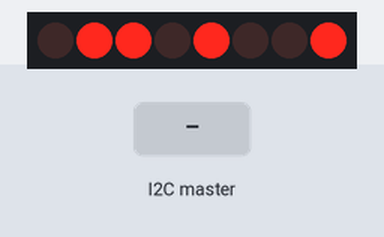
A sketch run on a simulated Arduino Uno, built with avr-gcc and run on an emulated ATmega328P. On the bench: 8 shift-register outputs drawn as a row of LEDs (first output left, lit = HIGH). Wiring (inferred from the names in the program): shift register (74HC595): data pin 11; shift clock pin 13; latch pin 10. Wiring (inferred from the signals the program sends): row of LEDs: on Q0, Q1, Q2, Q3, Q4, Q5, Q6, Q7. The test bench sets the inputs (shaded band).

Above: at 1.2 s.
1.3 s: the I2C master sends the byte 1
At 2.3 s:
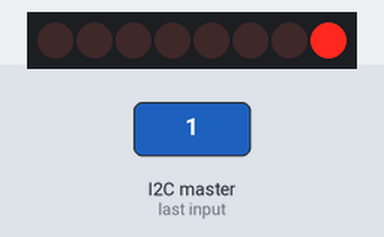
2.8 s: the I2C master sends the byte 2
At 3.5 s:
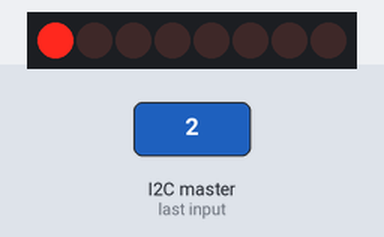
4.3 s: the I2C master sends the byte 2
At 4.6 s:
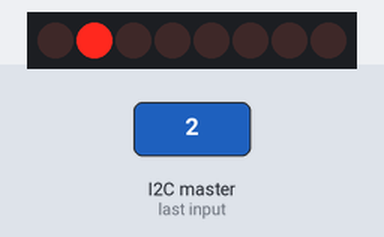
5.8 s: the I2C master sends the byte 2
At 7.0 s:
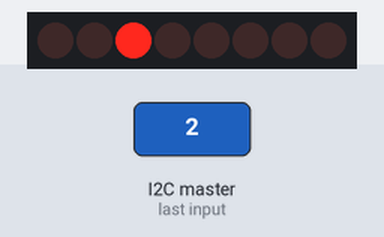
7.3 s: the I2C master sends the byte 2
At 8.1 s:
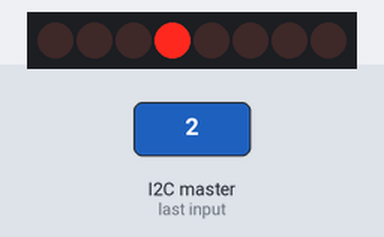
Timing chart, 0 to 9.8 s (numbered marks = the images above; inputs shaded):
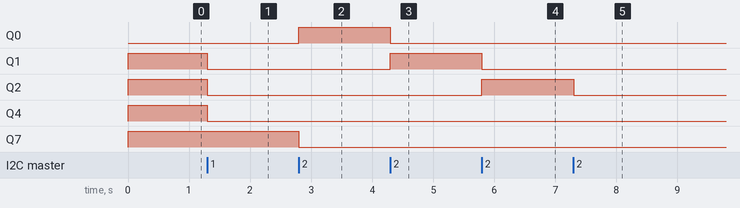

The sketch:

HW3proBoard1.ino
```cpp
#include<Wire.h>
#define latch 10
#define data 11
#define clk 13
int count;
int n[8]=
{
   0b10000000,
   0b01000000,
   0b00100000,
   0b00010000,
   0b00001000,
   0b00000100,
   0b00000010,
   0b00000001

};
void setup(){
  Wire.begin(1);
  Wire.onReceive(receiveEvent);
  pinMode(10, OUTPUT);
  pinMode(11, OUTPUT);
  pinMode(13, OUTPUT);
  Serial.begin(9600);
  shiftOut(data, clk, LSBFIRST, n[8]);
  digitalWrite(10, HIGH);
  digitalWrite(10, LOW);
}
void loop(){
  delay(100);
}
void receiveEvent(int howMany){
  int x = Wire.read();
  if(x == 2){
    count++;
  }
  if(x == 1){
    count--;
  }
  if(count == 8){
    count = 0;
  }
  if(count == -1){
    count = 7;
  }
  shiftOut(data,clk,LSBFIRST,n[count]);
  digitalWrite(10, HIGH);
  digitalWrite(10, LOW);
}
```

Measured:
- after the input at 1.3 s, Q1, Q2, Q4: HIGH → LOW at once
- after the input at 2.8 s, Q0: LOW → HIGH at once; Q7: HIGH → LOW at once
- after the input at 4.3 s, Q0: HIGH → LOW at once; Q1: LOW → HIGH at once
- after the input at 5.8 s, Q1: HIGH → LOW at once; Q2: LOW → HIGH at once
- after the input at 7.3 s, Q2: HIGH → LOW at once
